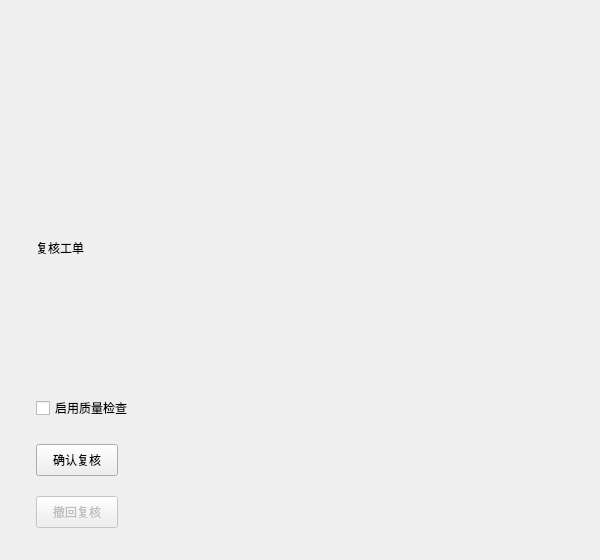
<?xml version="1.0" encoding="UTF-8"?>
<ui version="4.0">
    <class>Generated_reviewPage</class>
    <widget class="QWidget" name="reviewPage">
        <property name="designNodeId" stdset="0">
            <string>19:45</string>
        </property>
        <property name="designName" stdset="0">
            <string>工单复核 / V1 Holdout</string>
        </property>
        <property name="designType" stdset="0">
            <string>FRAME</string>
        </property>
        <property name="geometry">
            <rect>
                <x>0</x>
                <y>0</y>
                <width>600</width>
                <height>560</height>
            </rect>
        </property>
        <property name="minimumSize">
            <size>
                <width>600</width>
                <height>560</height>
            </size>
        </property>
        <property name="maximumSize">
            <size>
                <width>16777215</width>
                <height>16777215</height>
            </size>
        </property>
        <property name="sizePolicy">
            <sizepolicy hsizetype="Maximum" vsizetype="Maximum">
                <horstretch>0</horstretch>
                <verstretch>0</verstretch>
            </sizepolicy>
        </property>
        <layout class="QVBoxLayout" name="layout_reviewPage">
            <property name="leftMargin">
                <number>36</number>
            </property>
            <property name="topMargin">
                <number>24</number>
            </property>
            <property name="rightMargin">
                <number>28</number>
            </property>
            <property name="bottomMargin">
                <number>32</number>
            </property>
            <property name="spacing">
                <number>20</number>
            </property>
            <item>
                <spacer name="before_reviewPage">
                    <property name="orientation">
                        <enum>Qt::Vertical</enum>
                    </property>
                    <property name="sizeType">
                        <enum>QSizePolicy::Expanding</enum>
                    </property>
                    <property name="sizeHint">
                        <size>
                            <width>0</width>
                            <height>0</height>
                        </size>
                    </property>
                </spacer>
            </item>
            <item alignment="Qt::AlignLeft">
                <widget class="QLabel" name="reviewHeading">
                    <property name="designNodeId" stdset="0">
                        <string>19:46</string>
                    </property>
                    <property name="designName" stdset="0">
                        <string>复核工单</string>
                    </property>
                    <property name="designType" stdset="0">
                        <string>PARAGRAPH</string>
                    </property>
                    <property name="minimumSize">
                        <size>
                            <width>320</width>
                            <height>32</height>
                        </size>
                    </property>
                    <property name="maximumSize">
                        <size>
                            <width>320</width>
                            <height>32</height>
                        </size>
                    </property>
                    <property name="sizePolicy">
                        <sizepolicy hsizetype="Preferred" vsizetype="Preferred">
                            <horstretch>0</horstretch>
                            <verstretch>0</verstretch>
                        </sizepolicy>
                    </property>
                    <property name="text">
                        <string>复核工单</string>
                    </property>
                    <property name="textFormat">
                        <enum>Qt::PlainText</enum>
                    </property>
                </widget>
            </item>
            <item>
                <widget class="commonWidget::Z_InputField" name="workOrderInput">
                    <property name="designNodeId" stdset="0">
                        <string>19:47</string>
                    </property>
                    <property name="designName" stdset="0">
                        <string>工单编号</string>
                    </property>
                    <property name="designType" stdset="0">
                        <string>INSTANCE</string>
                    </property>
                    <property name="minimumSize">
                        <size>
                            <width>120</width>
                            <height>88</height>
                        </size>
                    </property>
                    <property name="maximumSize">
                        <size>
                            <width>16777215</width>
                            <height>88</height>
                        </size>
                    </property>
                    <property name="sizePolicy">
                        <sizepolicy hsizetype="Expanding" vsizetype="Maximum">
                            <horstretch>0</horstretch>
                            <verstretch>0</verstretch>
                        </sizepolicy>
                    </property>
                </widget>
            </item>
            <item alignment="Qt::AlignLeft">
                <widget class="commonWidget::Z_CheckBox" name="safetyConfirmation">
                    <property name="designNodeId" stdset="0">
                        <string>19:52</string>
                    </property>
                    <property name="designName" stdset="0">
                        <string>安全确认</string>
                    </property>
                    <property name="designType" stdset="0">
                        <string>INSTANCE</string>
                    </property>
                    <property name="minimumSize">
                        <size>
                            <width>120</width>
                            <height>32</height>
                        </size>
                    </property>
                    <property name="maximumSize">
                        <size>
                            <width>120</width>
                            <height>32</height>
                        </size>
                    </property>
                    <property name="sizePolicy">
                        <sizepolicy hsizetype="Minimum" vsizetype="Fixed">
                            <horstretch>0</horstretch>
                            <verstretch>0</verstretch>
                        </sizepolicy>
                    </property>
                    <property name="text">
                        <string>启用质量检查</string>
                    </property>
                </widget>
            </item>
            <item alignment="Qt::AlignLeft">
                <widget class="commonWidget::Z_PushButton" name="confirmReviewButton">
                    <property name="designNodeId" stdset="0">
                        <string>19:57</string>
                    </property>
                    <property name="designName" stdset="0">
                        <string>提交</string>
                    </property>
                    <property name="designType" stdset="0">
                        <string>INSTANCE</string>
                    </property>
                    <property name="minimumSize">
                        <size>
                            <width>82</width>
                            <height>32</height>
                        </size>
                    </property>
                    <property name="maximumSize">
                        <size>
                            <width>82</width>
                            <height>32</height>
                        </size>
                    </property>
                    <property name="sizePolicy">
                        <sizepolicy hsizetype="Minimum" vsizetype="Fixed">
                            <horstretch>0</horstretch>
                            <verstretch>0</verstretch>
                        </sizepolicy>
                    </property>
                    <property name="text">
                        <string>确认复核</string>
                    </property>
                </widget>
            </item>
            <item alignment="Qt::AlignLeft">
                <widget class="commonWidget::Z_PushButton" name="withdrawButton">
                    <property name="designNodeId" stdset="0">
                        <string>19:59</string>
                    </property>
                    <property name="designName" stdset="0">
                        <string>撤回</string>
                    </property>
                    <property name="designType" stdset="0">
                        <string>INSTANCE</string>
                    </property>
                    <property name="minimumSize">
                        <size>
                            <width>82</width>
                            <height>32</height>
                        </size>
                    </property>
                    <property name="maximumSize">
                        <size>
                            <width>82</width>
                            <height>32</height>
                        </size>
                    </property>
                    <property name="sizePolicy">
                        <sizepolicy hsizetype="Minimum" vsizetype="Fixed">
                            <horstretch>0</horstretch>
                            <verstretch>0</verstretch>
                        </sizepolicy>
                    </property>
                    <property name="enabled">
                        <bool>false</bool>
                    </property>
                    <property name="text">
                        <string>撤回复核</string>
                    </property>
                </widget>
            </item>
        </layout>
    </widget>
    <customwidgets>
        <customwidget>
            <class>commonWidget::Z_CheckBox</class>
            <extends>QCheckBox</extends>
            <header>Z_CheckBox.h</header>
        </customwidget>
        <customwidget>
            <class>commonWidget::Z_InputField</class>
            <extends>QWidget</extends>
            <header>Z_InputField.h</header>
        </customwidget>
        <customwidget>
            <class>commonWidget::Z_PushButton</class>
            <extends>QPushButton</extends>
            <header>Z_PushButton.h</header>
        </customwidget>
    </customwidgets>
    <resources/>
    <connections/>
</ui>
